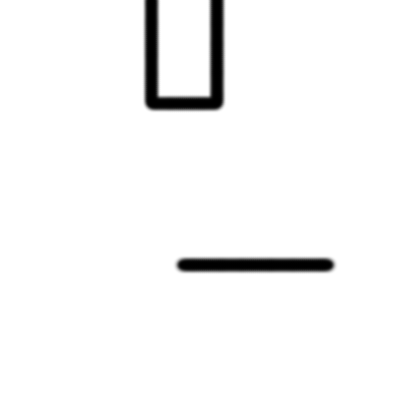
#> input picture src/VirtualMap/virtualmap/maps/maze_virtual_walls.png, 400 x 400 px
$ python -i read_camera.py   (imports and definitions only)   (older library calls are emulated)
#> lines starting #> are read from the running program, lines starting #| are printed output that depends on the picture
#> further down, picture is the input picture: shape (400, 400, 3); min 0, max 255, mean 246.4
#!/usr/bin/env python3

import numpy as np
import cv2

# cap = cv2.VideoCapture(0)
# cap.set(3, 640)
# cap.set(4, 480)


# [25 lines left out: functions background_subtraction, split_rgb, not called in this run]


def draw_rectangle(img):
    # resize the image to a smaller size
    img = cv2.resize(img, (0, 0), fx=0.3, fy=0.3)
    # draw a rectangle
    # img, pt1, pt2, color, thickness,pt1 is the top left corner and pt2 is the bottom right corner
    cv2.rectangle(img, (0, 0), (100, 100), (0, 255, 0), 2)
    cv2.imshow("img-rectangle", img)


def draw_circle(img):
    # resize the image to a smaller size
    img = cv2.resize(img, (0, 0), fx=0.3, fy=0.3)
    # draw a circle
    # img, center, radius, color, thickness
    cv2.circle(img, (100, 100), 50, (0, 255, 0), 2)
    cv2.imshow("img-circle", img)


def draw_line(img):
    # resize img
    img = cv2.resize(img, (0, 0), fx=0.3, fy=0.3)
    # draw a line
    # img, pt1, pt2, color, thickness
    cv2.line(img, (0, 0), (100, 100), (0, 255, 0), 2)


def draw_text(img):
    # resize img
    img = cv2.resize(img, (0, 0), fx=0.3, fy=0.3)
    # draw a text
    # img, text, org, fontFace, fontScale, color, thickness
    cv2.putText(img, "Hello World", (20, 20),
                cv2.FONT_HERSHEY_SIMPLEX, 1, (0, 255, 0), 2)
    cv2.imshow("img-text", img)


def draw_polygon(img):
    # resize img
    img = cv2.resize(img, (0, 0), fx=0.3, fy=0.3)
    # draw a polygon
    pts = np.array([[10, 5], [20, 30], [70, 20], [50, 10]],
                   np.int32)  # pts is a numpy array of points
    print(pts.shape)
    pts = pts.reshape((-1, 1, 2))  # pts is a numpy array of points
    print(pts.shape)
    # img, pts, isClosed, color, thickness
    cv2.polylines(img, [pts], True, (0, 255, 0), 2)
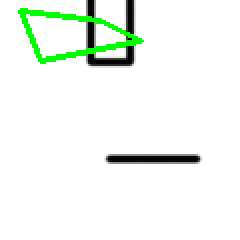
#> img: shape (120, 120, 3) (shown 2 times larger); mean of channels 0, 1, 2 240.3, 247.1, 240.3; drawn as B, G, R
    cv2.imshow("img-polygon", img)


# [254 lines left out: functions convert_gray, basic_threshold, adaptive_threshold, inrange, inrange_hsv, canny_edge_detection and 11 more, not called in this run]


def draw_all(img):
    draw_rectangle(img)
    draw_circle(img)
    draw_line(img)
    draw_text(img)
    draw_polygon(img)
#> (the run stopped early here; a loop or call above may not have finished)

$ run again, on src/VirtualMap/virtualmap/maps/virtualmap.png
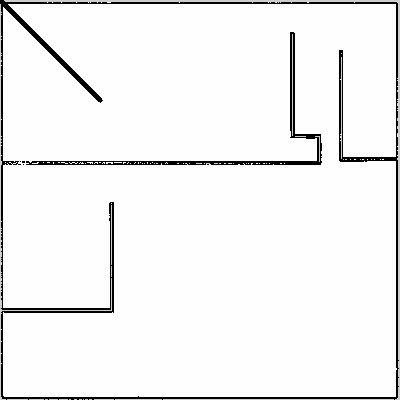
#> input picture src/VirtualMap/virtualmap/maps/virtualmap.png, 400 x 400 px
#> picture is the input picture: shape (400, 400, 3); min 0, max 254, mean 242.4
#> in draw_rectangle, `img = cv2.resize(img, (0, 0), fx=0.3, fy=0.3)`:
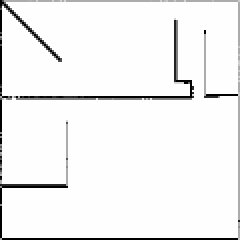
#> img: shape (120, 120, 3) (shown 2 times larger); min 0, max 254, mean 242.2
#> in draw_polygon, `cv2.polylines(img, [pts], True, (0, 255, 0), 2)`:
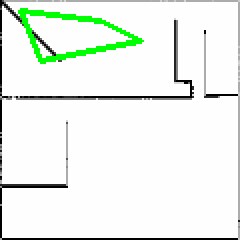
#> img: shape (120, 120, 3) (shown 2 times larger); mean of channels 0, 1, 2 235.7, 242.5, 235.7; drawn as B, G, R
